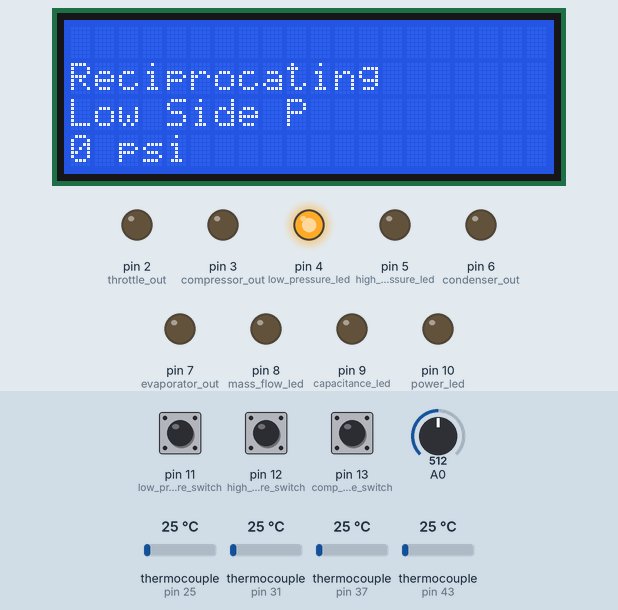
Bench run of a sketch on a simulated Arduino Uno, built with avr-gcc and run on an emulated ATmega328P. Parts: 20×4 character LCD, output pins drawn as LEDs (lit = HIGH). Dashed ring = blinking. Inputs (shaded band) come from the test bench; at power-on: A0 = 512, pin 11 (low_pressure_switch) LOW, pin 12 (high_pressure_switch) LOW, pin 13 (comp_mode_switch) LOW, thermocouple (sensors on pin 25, pin 31, pin 37, pin 43) 25 °C. What the sketch prints to the serial monitor is not drawn.

Above: at 1.2 s.
1.3 s: A0 set to 988
At 2.6 s:
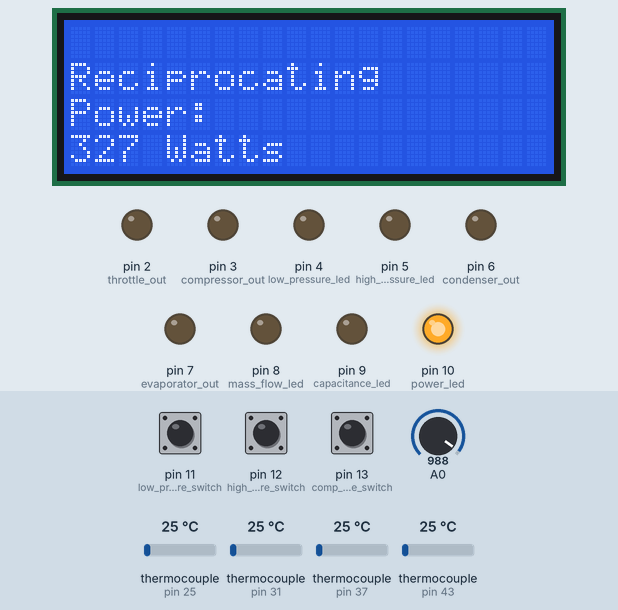
2.9 s: A0 set to 1023
At 4.29 s:
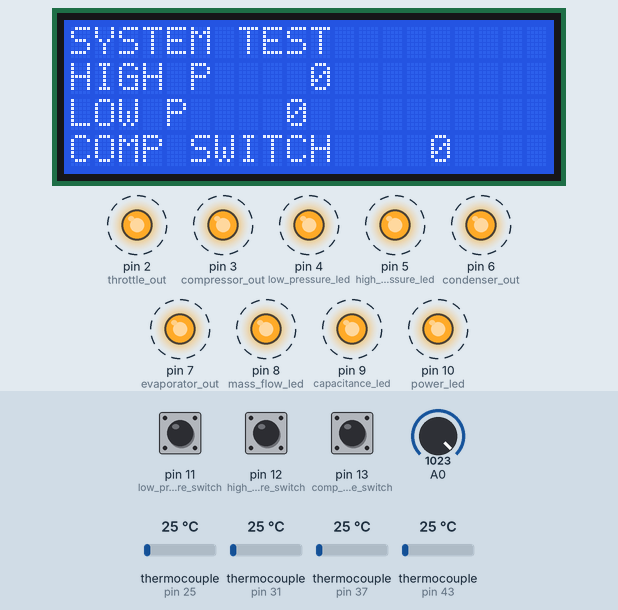
5.9 s: A0 set to 900
At 8.0 s:
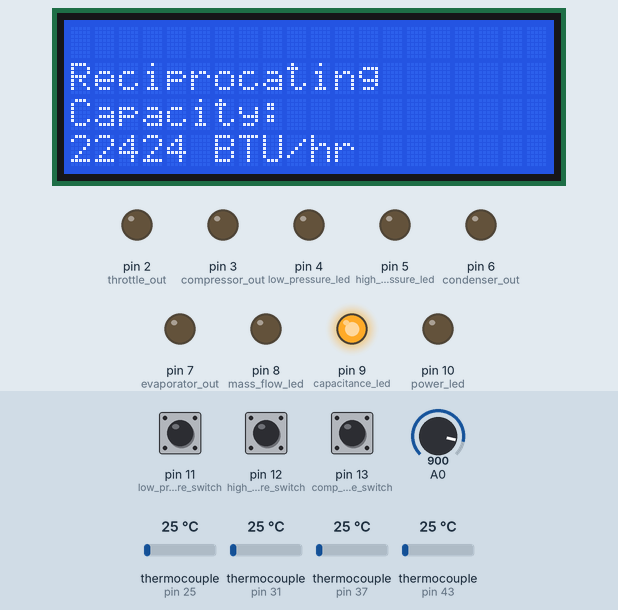
8.4 s: pin 11 (low_pressure_switch) pulled HIGH for 0.55 s
At 9.02 s:
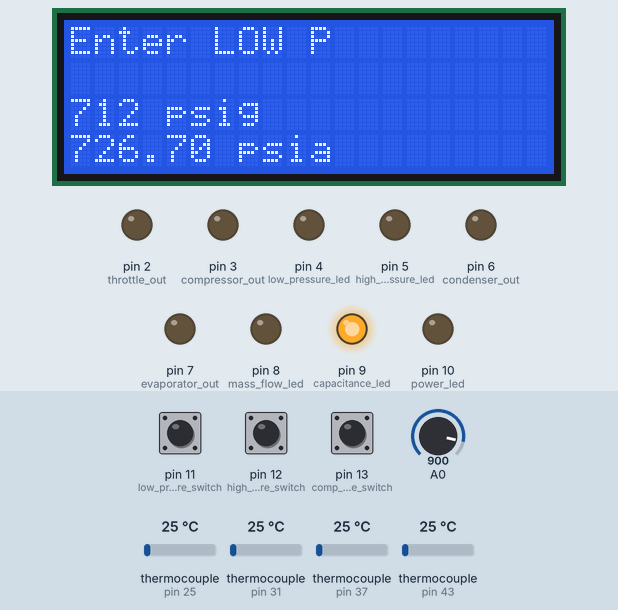
10.7 s: pin 12 (high_pressure_switch) pulled HIGH for 0.55 s
At 11.28 s:
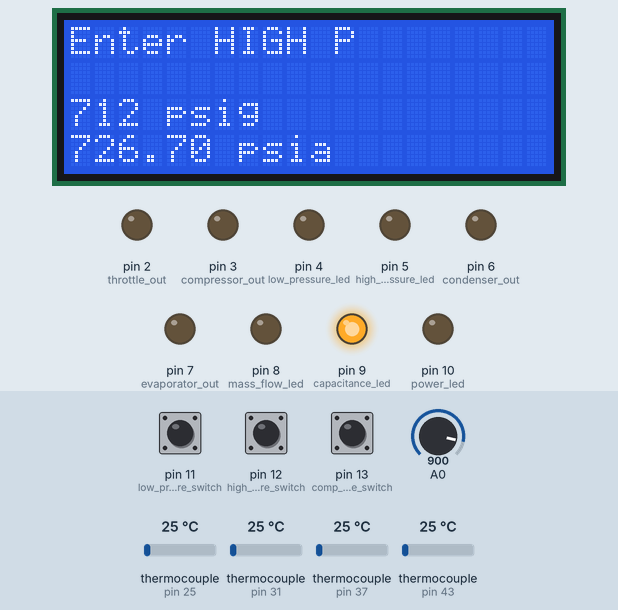
12.9 s: pin 13 (comp_mode_switch) pulled HIGH for 3.2 s
At 13.7 s:
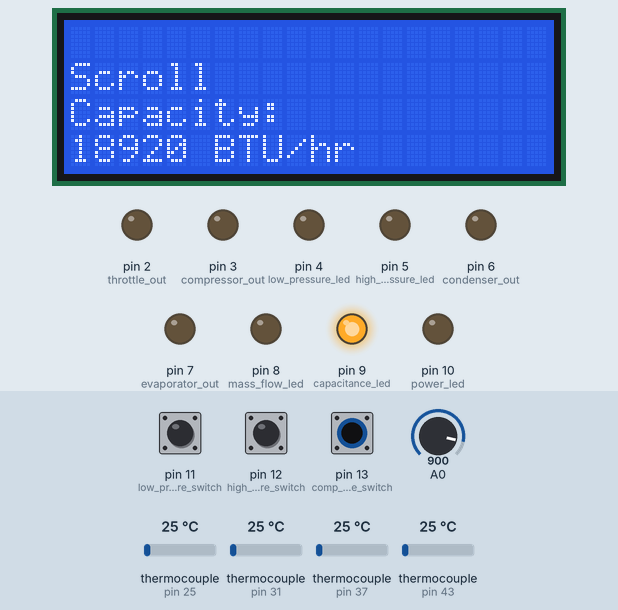
Timing chart, 0 to 15.9 s (numbered marks = the images above; inputs shaded):
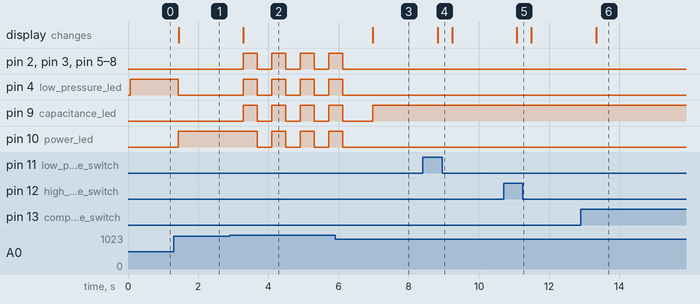

Measured:
- the behaviour switches between 1005 and 1006 on A0 (found by bisection; images 1 and 2)
- after the input at 1.3 s, pin 4 (low_pressure_led): HIGH → LOW after 0.14 s; pin 10 (power_led): LOW → HIGH after 0.14 s; the display: changes after 0.15 s (image 1)
- after the input at 2.9 s, pin 2 (throttle_out), pin 3 (compressor_out): alternates HIGH for 0.40 s and LOW for 0.41 s, starting after 0.39 s
- after the input at 5.9 s, pin 2 (throttle_out), pin 3 (compressor_out), pin 4 (low_pressure_led), pin 5 (high_pressure_led), pin 6 (condenser_out), pin 7 (evaporator_out), pin 8 (mass_flow_led), pin 10 (power_led): goes on until 6.1 s, then stays LOW; the display: changes after 1.1 s (image 3)
- after the input at 8.4 s, the display: changes after 0.42 s (image 4)
- after the input at 10.7 s, the display: changes after 0.38 s (image 5)
- after the input at 12.9 s, the display: changes after 0.44 s (image 6)

The sketch:

main.ino
```cpp
/* ==========================================================================
   =====================ASHRAE Senior Design Project=========================
   ======================Contributors: Henry Gilbert ========================
   ===================Yianni , Daniel Howard, Zach Newman ===================
   ==========================================================================
*/
#include <LiquidCrystal.h>
#include <max6675.h>

// ========== THERMOCOUPLE VALUES ==========
// Thermocouple declarations for pins.
const short int ktc1SO = 22, ktc1CS = 24, ktc1CLK = 26;
const short int ktc2SO = 23, ktc2CS = 25, ktc2CLK = 27;
const short int ktc3SO = 28, ktc3CS = 30, ktc3CLK = 32;
const short int ktc4SO = 29, ktc4CS = 31, ktc4CLK = 33;
const short int ktc5SO = 34, ktc5CS = 36, ktc5CLK = 38;
const short int ktc6SO = 35, ktc6CS = 37, ktc6CLK = 39;
const short int ktc7SO = 40, ktc7CS = 42, ktc7CLK = 44;
const short int ktc8SO = 41, ktc8CS = 43, ktc8CLK = 45;

// Declarations of thermocouple objects 1-8.
MAX6675 ktc1(ktc1CLK, ktc1CS, ktc1SO);
MAX6675 ktc2(ktc2CLK, ktc2CS, ktc2SO);
MAX6675 ktc3(ktc3CLK, ktc3CS, ktc3SO);
MAX6675 ktc4(ktc4CLK, ktc4CS, ktc4SO);
MAX6675 ktc5(ktc5CLK, ktc5CS, ktc5SO);
MAX6675 ktc6(ktc6CLK, ktc6CS, ktc6SO);
MAX6675 ktc7(ktc7CLK, ktc7CS, ktc7SO);
MAX6675 ktc8(ktc8CLK, ktc8CS, ktc8SO);

// Pointers and references for thermocouples. Used to address switch mode feature of compressors.
MAX6675 *ptrktc1 = &ktc1;
MAX6675 *ptrktc2 = &ktc2;
MAX6675 *ptrktc3 = &ktc3;
MAX6675 *ptrktc4 = &ktc4;
MAX6675 *ptrktc5 = &ktc5;
MAX6675 *ptrktc6 = &ktc6;
MAX6675 *ptrktc7 = &ktc7;
MAX6675 *ptrktc8 = &ktc8;

// Address by 0/1 row (scroll vs compressor) at the 0-3 index.
MAX6675 ptrKtc[2][4] = {
  {*ptrktc1, *ptrktc2, *ptrktc3, *ptrktc4},
  {*ptrktc5, *ptrktc6, *ptrktc7, *ptrktc8}
};

// ========== LCD SECTION ============
// Pin declarations and instance creation.
const short int rs = 48, en = 49, d4 = 50, d5 = 51, d6 = 52, d7 = 53;
LiquidCrystal lcd(rs, en, d4, d5, d6, d7);

// ========== LED SECTION ==========
// LED pins for pressure
const short int low_pressure_led = 4;
const short int high_pressure_led = 5;

// LED pins for refrigerant.
const short int compressor_out = 3;
const short int condenser_out = 6;
const short int evaporator_out = 7;
const short int throttle_out = 2;

// LED pins for performance
const short int mass_flow_led = 8;
const short int capacitance_led = 9;
const short int power_led = 10;

// ========== BUTTON INPUTS ==========
// Buttons for high pressure and low pressure entry.
const short int high_pressure_switch = 12, low_pressure_switch = 11;

// ========== SWITCH input for recip vs scroll compressor
short int comp_mode_switch = 13;

// ========== CALCULATION VALUES ===========
// Variables for the interface and switch mode.
int high_side_pressure = 0;
int low_side_pressure = 0;

// ============= COMPRESSOR MODE ===============
// 2D array for refrigeration modes
char * compressor_mode[] = {"Reciprocating", "Scroll"};

void setup() {
  Serial.begin(9600);
  lcd.begin(20, 4);
  lcd.clear();

  //======== LED OUTPUTS ========
  pinMode(high_pressure_led, OUTPUT);
  pinMode(low_pressure_led, OUTPUT);
  pinMode(compressor_out, OUTPUT);
  pinMode(condenser_out, OUTPUT);
  pinMode(throttle_out, OUTPUT);
  pinMode(evaporator_out, OUTPUT);
  pinMode(mass_flow_led, OUTPUT);
  pinMode(capacitance_led, OUTPUT);
  pinMode(power_led, OUTPUT);

  // ======= BUTTON & SWITCH INPUTS ==========
  pinMode(high_pressure_switch, INPUT);
  pinMode(low_pressure_switch, INPUT);
  pinMode(comp_mode_switch, INPUT);
}

void loop() {
/*
 * How the loop works: all dependencies and methods.
 */

  // Check the potentiometer for resistance input (0-1024)
  int main_resistance = analogRead(A0);
  Serial.println(main_resistance);

  // ============== MENU LOOP ==================
  // Check status of high pressure toggle switch. If high, open the menu.
  if (digitalRead(high_pressure_switch) == HIGH) {
    high_pressure_menu();
  }

  // Check status of low pressure toggle switch. If high, open the menu.
  if (digitalRead(low_pressure_switch) == HIGH) {
    low_pressure_menu();
  }

  // ============ MAIN LED LOOP ================
  // First potentiometer knob. Displays compressor mode and compressor outlet temperature.
  if (main_resistance < 100) {
    write_compressor_out_led();
    write_lcd("Compressor Temp", ptrKtc[digitalRead(comp_mode_switch)][0].readFahrenheit());
    lcd.print(" F");
  }

  // Displays high side pressure value, 0 if not input, and blue leds.
  else if (main_resistance < 213) {
    write_high_pressure_led();
    write_lcd("High Side P", high_side_pressure);
    lcd.print(" psi");
  }

  // Displays condenser outlet temerature and lights condenser out LED.
  else if (main_resistance < 327) {
    write_condenser_out_led();
    write_lcd("Condenser Out",  ptrKtc[digitalRead(comp_mode_switch)][1].readFahrenheit());
    lcd.print(" F");
  }

  // Displays metering device out temp and led
  else if (main_resistance < 446) {
    write_throttle_out_led();
    write_lcd("Throttle Out",  ptrKtc[digitalRead(comp_mode_switch)][2].readFahrenheit());
    lcd.print(" F");
  }

  // Lights low side pressure leds and displays, 0 if not entered, low side pressure.
  else if (main_resistance < 565) {
    write_low_pressure_led();
    write_lcd("Low Side P", low_side_pressure);
    lcd.print(" psi");
  }

  // Lights evaporator out LED, displays thermocouple temperature.
  else if (main_resistance < 684) {
    write_evaporator_out_led();
    write_lcd("Evaporator Out",  ptrKtc[digitalRead(comp_mode_switch)][3].readFahrenheit());
    lcd.print(" F");
  }

  // Writes MASS FLOW out and turns on first green light.
  else if (main_resistance < 803) {
    float MF_R[10] = {59.33840856, 1.006688227, 0.2030794489, 0.01488044391, 0.01294057197,
                  -0.00353467516, 4.25E-05, 3.13E-05, -6.69E-05, 8.47E-06 };
    float MF_SC[10] = {40.15698882, 1.096371113, 0.14024549, 0.015865756, 0.002097207,
                   -0.001690066, 9.03205E-05, -2.70756E-05, -1.35767E-05, 5.15408E-06 };
    float mass_flow_values[2] = {
      calculate(MF_R, ptrKtc[digitalRead(comp_mode_switch)][1].readFahrenheit(), ptrKtc[digitalRead(comp_mode_switch)][3].readFahrenheit()),
      calculate(MF_SC, ptrKtc[digitalRead(comp_mode_switch)][1].readFahrenheit(),ptrKtc[digitalRead(comp_mode_switch)][3].readFahrenheit())
      };
    write_mass_flow_led();
    write_lcd("Mass Flow:", mass_flow_values[digitalRead(comp_mode_switch)]);
    lcd.print(" lbs/hr");
  }

  // Writes refrigerant CAPACITANCE out and lights second green led.
  else if (main_resistance < 919) {
    const float CAP_R[10] = {5897.679, 112.7528, 9.887627, 1.777997, 0.5887399, -0.4782697,
                   7.58E-04, -0.005700553, -0.00568108, 0.001614988 };
    const float CAP_SC[10] = {4433.99929, 107.9502108, -6.654767819, 2.002620595, -0.2210224213,
                    -0.1026412673, 0.002942954154, -0.00968481191, -0.0006961641807, 0.0002807495071 };
    write_capacitance_led();
    float capacitance_values[2] = {
      calculate(CAP_R, ptrKtc[digitalRead(comp_mode_switch)][1].readFahrenheit(), ptrKtc[digitalRead(comp_mode_switch)][3].readFahrenheit()),
      calculate(CAP_SC, ptrKtc[digitalRead(comp_mode_switch)][1].readFahrenheit(),ptrKtc[digitalRead(comp_mode_switch)][3].readFahrenheit())
      };
    // Named efficiency right now: Will change to capacitance, or whatever else down the road.
    write_lcd("Capacity:", capacitance_values[digitalRead(comp_mode_switch)]);
    lcd.print(" BTU/hr");
  }

  // Writes POWER output to LCD and lights third green LED.
  else if (main_resistance < 1000) {
    write_power_led();
    const float W_R[10] = {126.9581, -5.372865, 8.524027, -0.09801806, 0.1522044, -0.05396478,
                 -9.06E-04, 9.33E-04, -2.39E-04, 1.16E-04
                };
    const float W_SC[10] = {645.1275928, -2.295127832, -7.218567883, -0.005535838, 0.042861644,
                  0.076252192, 0.000563255, -0.000610193, 0.000112464, -0.000130886
                 };
    float power_values[2] = {
      calculate(W_R, ptrKtc[digitalRead(comp_mode_switch)][1].readFahrenheit(), ptrKtc[digitalRead(comp_mode_switch)][3].readFahrenheit()),
      calculate(W_SC, ptrKtc[digitalRead(comp_mode_switch)][1].readFahrenheit(),ptrKtc[digitalRead(comp_mode_switch)][3].readFahrenheit())
      };
    write_lcd("Power: ", power_values[digitalRead(comp_mode_switch)]);
    lcd.print(" Watts");
  }

  // Writes efficiency:

  else if (main_resistance < 1024) {
        while (analogRead(A0) > 1005) {
      test_buttons();
    }
  }
  delay(450);
}
```

a_functions.ino
```cpp
// Performance: gets all temperatures and pressures and calculates performance.
// Conditional if statements to allow for selecting measurements with potentiometer.
// =====================================================================================
// ORDER: MF, CAP, POWER, CURRENT. Recip 0 scr 1.
// Coeffients for Reciprocating


// Pointer tables for choosing the right coefficients in derived calculation.
// To calculate, input the correct coeff based on switch value, and TE and TC.
float calculate(float c[], float tc, float te) {
    return  c[0] + c[1]*te + c[2]*tc + c[3]*pow(te, 2) + c[4]*te*tc +
    c[5]*pow(tc, 2) + c[6]*pow(te, 3) + c[7]*tc*pow(te, 2) + c[8]*te*pow(tc, 2) + c[9]*pow(tc, 3);
  }

  // ================ MENUS ==============
void high_pressure_menu() {
    while (digitalRead(high_pressure_switch) == HIGH) {
      lcd.clear();
      lcd.print("Enter HIGH P");
      lcd.setCursor(0, 2);
      lcd.print(resistance_to_integer(analogRead(A0)));
      lcd.print(" psig");
      lcd.setCursor(0,3);
      lcd.print(resistance_to_integer(analogRead(A0)) + 14.7);
      lcd.print(" psia");
      delay(400);
    }
    high_side_pressure = resistance_to_integer(analogRead(A0));
  }

void low_pressure_menu() {
    while (digitalRead(low_pressure_switch) == HIGH) {
      lcd.clear();
      lcd.print("Enter LOW P");
      lcd.setCursor(0, 2);
      lcd.print(resistance_to_integer(analogRead(A0)));
      lcd.print(" psig");
      lcd.setCursor(0,3);
      lcd.print(resistance_to_integer(analogRead(A0)) + 14.7);
      lcd.print(" psia");
      delay(400);
    }
    low_side_pressure = resistance_to_integer(analogRead(A0));
  }

  // Convert resistance to integer values for pressure menus.
  int resistance_to_integer(int resistance) {
    return .68 * (resistance) + 100;
  }

  // Write the LCD with basic prompts.
  // Accepts two inputs and always outputs the compressor mode as the first line on screen.
  void write_lcd(const char* prompt, int measurement) {
    lcd.clear();
    lcd.setCursor(0, 1);
    lcd.print(compressor_mode[digitalRead(comp_mode_switch)]);  // Reads the 0 or 1 value for switch to the compressor mode.
    lcd.setCursor(0, 2);
    lcd.print(prompt);
    lcd.setCursor(0, 3);
    lcd.print(measurement);
  }

void all_off() {
    digitalWrite(high_pressure_led, LOW);
    digitalWrite(low_pressure_led, LOW);
    digitalWrite(compressor_out, LOW);
    digitalWrite(condenser_out, LOW);
    digitalWrite(throttle_out, LOW);
    digitalWrite(evaporator_out, LOW);
    digitalWrite(mass_flow_led, LOW);
    digitalWrite(capacitance_led, LOW);
    digitalWrite(power_led, LOW);
}

void all_on(){
  digitalWrite(high_pressure_led, HIGH);
    digitalWrite(low_pressure_led, HIGH);
    digitalWrite(compressor_out, HIGH);
    digitalWrite(condenser_out, HIGH);
    digitalWrite(throttle_out, HIGH);
    digitalWrite(evaporator_out, HIGH);
    digitalWrite(mass_flow_led, HIGH);
    digitalWrite(capacitance_led, HIGH);
    digitalWrite(power_led, HIGH);
}


  // ================= LCD WRITING AND CANCELLING ===============
  void write_high_pressure_led() {
    digitalWrite(high_pressure_led, HIGH);
    digitalWrite(low_pressure_led, LOW);
    digitalWrite(compressor_out, LOW);
    digitalWrite(condenser_out, LOW);
    digitalWrite(throttle_out, LOW);
    digitalWrite(evaporator_out, LOW);
    digitalWrite(mass_flow_led, LOW);
    digitalWrite(capacitance_led, LOW);
    digitalWrite(power_led, LOW);
  }

  void write_low_pressure_led() {
    digitalWrite(high_pressure_led, LOW);
    digitalWrite(low_pressure_led, HIGH);
    digitalWrite(compressor_out, LOW);
    digitalWrite(condenser_out, LOW);
    digitalWrite(throttle_out, LOW);
    digitalWrite(evaporator_out, LOW);
    digitalWrite(mass_flow_led, LOW);
    digitalWrite(capacitance_led, LOW);
    digitalWrite(power_led, LOW);
  }

  void write_compressor_out_led() {
    digitalWrite(high_pressure_led, LOW);
    digitalWrite(low_pressure_led, LOW);
    digitalWrite(compressor_out, HIGH);
    digitalWrite(condenser_out, LOW);
    digitalWrite(throttle_out, LOW);
    digitalWrite(evaporator_out, LOW);
    digitalWrite(mass_flow_led, LOW);
    digitalWrite(capacitance_led, LOW);
    digitalWrite(power_led, LOW);
  }

  void write_condenser_out_led() {
    digitalWrite(high_pressure_led, LOW);
    digitalWrite(low_pressure_led, LOW);
    digitalWrite(compressor_out, LOW);
    digitalWrite(condenser_out, HIGH);
    digitalWrite(throttle_out, LOW);
    digitalWrite(evaporator_out, LOW);
    digitalWrite(mass_flow_led, LOW);
    digitalWrite(capacitance_led, LOW);
    digitalWrite(power_led, LOW);
  }

  void write_throttle_out_led() {
    digitalWrite(high_pressure_led, LOW);
    digitalWrite(low_pressure_led, LOW);
    digitalWrite(compressor_out, LOW);
    digitalWrite(condenser_out, LOW);
    digitalWrite(throttle_out, HIGH);
    digitalWrite(evaporator_out, LOW);
    digitalWrite(mass_flow_led, LOW);
    digitalWrite(capacitance_led, LOW);
    digitalWrite(power_led, LOW);
  }

  void write_evaporator_out_led() {
    digitalWrite(high_pressure_led, LOW);
    digitalWrite(low_pressure_led, LOW);
    digitalWrite(compressor_out, LOW);
    digitalWrite(condenser_out, LOW);
    digitalWrite(throttle_out, LOW);
    digitalWrite(evaporator_out, HIGH);
    digitalWrite(mass_flow_led, LOW);
    digitalWrite(capacitance_led, LOW);
    digitalWrite(power_led, LOW);
  }

  void write_mass_flow_led() {
    digitalWrite(high_pressure_led, LOW);
    digitalWrite(low_pressure_led, LOW);
    digitalWrite(compressor_out, LOW);
    digitalWrite(condenser_out, LOW);
    digitalWrite(throttle_out, LOW);
    digitalWrite(evaporator_out, LOW);
    digitalWrite(mass_flow_led, HIGH);
    digitalWrite(capacitance_led, LOW);
    digitalWrite(power_led, LOW);
  }

  void write_capacitance_led() {
    digitalWrite(high_pressure_led, LOW);
    digitalWrite(low_pressure_led, LOW);
    digitalWrite(compressor_out, LOW);
    digitalWrite(condenser_out, LOW);
    digitalWrite(throttle_out, LOW);
    digitalWrite(evaporator_out, LOW);
    digitalWrite(mass_flow_led, LOW);
    digitalWrite(capacitance_led, HIGH);
    digitalWrite(power_led, LOW);
  }

  void write_power_led() {
    digitalWrite(high_pressure_led, LOW);
    digitalWrite(low_pressure_led, LOW);
    digitalWrite(compressor_out, LOW);
    digitalWrite(condenser_out, LOW);
    digitalWrite(throttle_out, LOW);
    digitalWrite(evaporator_out, LOW);
    digitalWrite(mass_flow_led, LOW);
    digitalWrite(capacitance_led, LOW);
    digitalWrite(power_led, HIGH);
  }

  void blink_greens() {
    digitalWrite(high_pressure_led, LOW);
    digitalWrite(low_pressure_led, LOW);
    digitalWrite(compressor_out, LOW);
    digitalWrite(condenser_out, LOW);
    digitalWrite(throttle_out, LOW);
    digitalWrite(evaporator_out, LOW);
    digitalWrite(mass_flow_led, LOW);
    digitalWrite(capacitance_led, LOW);
    digitalWrite(power_led, LOW);
    digitalWrite(mass_flow_led, LOW);
    delay(50);
    digitalWrite(mass_flow_led, HIGH);
    delay(50);
    digitalWrite(capacitance_led, HIGH);
    delay(50);
    digitalWrite(power_led, HIGH);
    delay(50);
    digitalWrite(mass_flow_led, LOW);
    digitalWrite(capacitance_led, LOW);
    digitalWrite(power_led, LOW);
  }

  // ========== TEST CASE FOR BUTTONS AND SWITCH ==============
  void test_buttons() {
    int t = 400; // miliseconds
    lcd.clear();
    lcd.setCursor(0, 0);
    lcd.print("SYSTEM TEST");
    lcd.setCursor(0, 1);
    lcd.print("HIGH P    ");
    lcd.print(digitalRead(high_pressure_switch));
    lcd.setCursor(0, 2);
    lcd.print("LOW P    ");
    lcd.print(digitalRead(low_pressure_switch));
    lcd.setCursor(0, 3);
    lcd.print("COMP SWITCH    ");
    lcd.print(digitalRead(13));
    all_on();
    delay(t);
    all_off();
    delay(t);

  }
```
